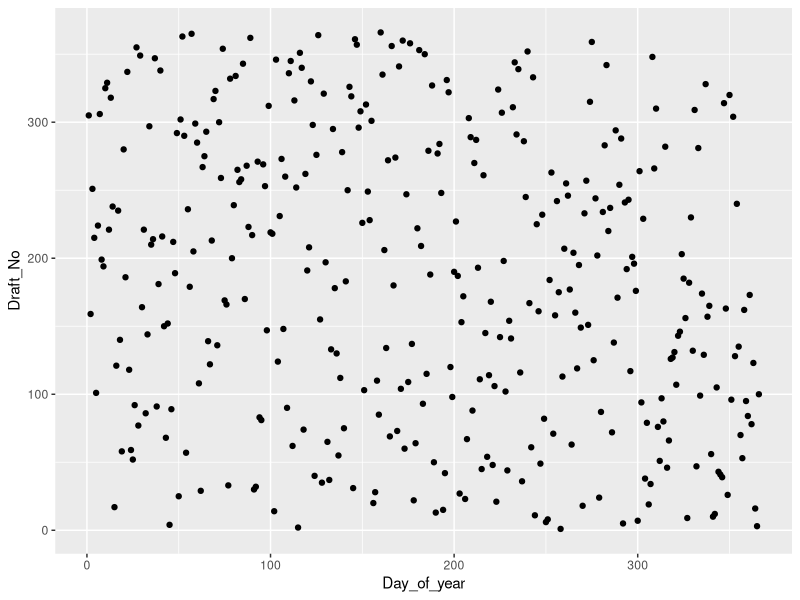
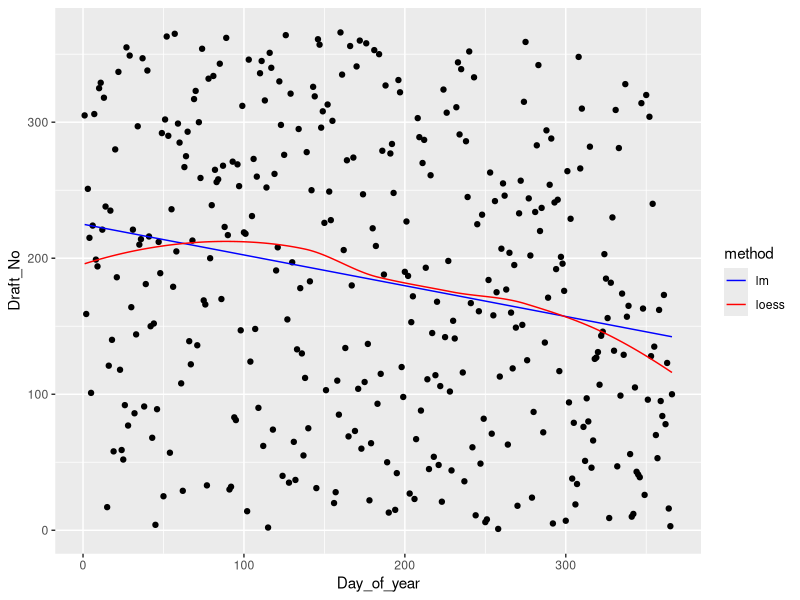
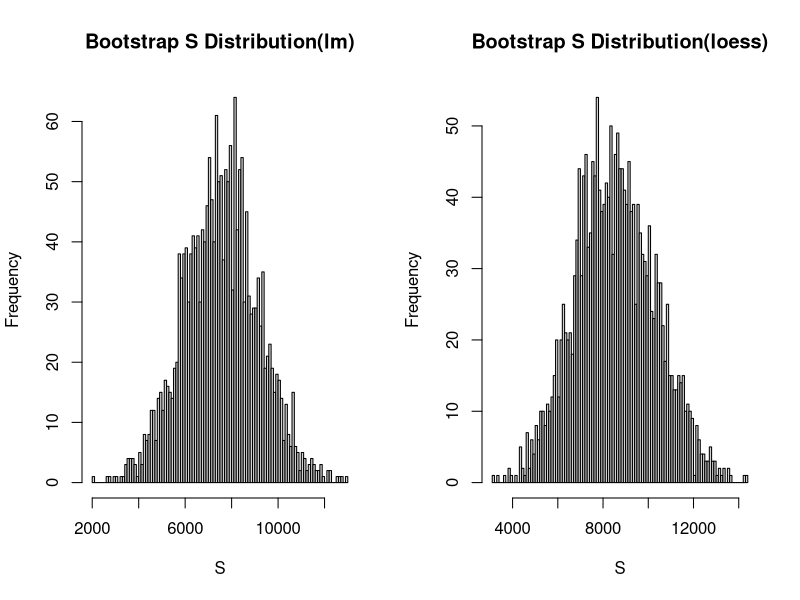

Source code (R) for these figures, in order: (Note: a time limit stopped this script after it produced the figures.)
## ---- chunk 1
########################## Init code for question 1 ############################
rm(list = ls())
library(ggplot2)
library(boot)
set.seed(12345)
## ---- chunk 2
################################## (1.1) #######################################

data <- read.csv("lottery.csv", sep = ";")

# Remove Month column since there is a Mo.Number column which is same as Month
data <- data[,4:5]


g_1_1 <- ggplot(data, aes(x = Day_of_year, y =Draft_No )) + geom_point()
g_1_1

## ---- chunk 3
################################## (1.2) #######################################

minimal_x <- min(data$Day_of_year)
maximum_x <- max(data$Day_of_year)

x_1_2 <- seq(minimal_x, maximum_x, 0.1)

# fit the data using linear regression
fit1_2_lm <- lm(Draft_No ~ Day_of_year, data = data)
#summary(fit1_2_lm)
y_1_2_lm <- predict(fit1_2_lm, newdata = data.frame(Day_of_year = x_1_2))

# fit using loess function
fit1_2_loess <- loess( Draft_No ~ Day_of_year, data = data, se = TRUE)
#summary(fit1_2_loess)
y_1_2_loess <- predict(fit1_2_loess, newdata = data.frame(Day_of_year = x_1_2))


# plot 2 predicted lines
data_1_2 <- data.frame(Day_of_year = x_1_2, y_lm = y_1_2_lm, y_loess = y_1_2_loess)

g_1_1 + geom_line(data = data_1_2, aes(x = Day_of_year, y = y_lm,colour="lm")) +
geom_line(data = data_1_2, aes(x = Day_of_year, y = y_loess, colour = "loess")) + 
scale_color_manual(name = "method", values = c("lm" = "blue", "loess" = "red"))
## ---- chunk 4
################################## (1.3) #######################################
# boot function fot lm
fun_lm_s <- function(formula,data,indices){
  d <- data[indices, ]
  lm_mod <- lm(formula, data = d)
  lm_val <- predict(lm_mod,
                    newdata = data.frame(Day_of_year = d$Day_of_year))
  s_lm <- sum(abs(lm_val - mean(d$Draft_No)))
  return(s_lm)
}

# boot function fot loess
fun_loess_s <- function(formula,data,indices){
  d <- data[indices, ]
  loess_mod <- loess(formula, data = d, se = TRUE)
  loess_val <- predict(loess_mod,
                    newdata = data.frame(Day_of_year = d$Day_of_year))
  s_loess <- sum(abs(loess_val - mean(d$Draft_No)))
  return(s_loess)
}

bootstrap_sample_number <- 2000

# bootstrap for linear regression
boot_samples_lm <- boot(data, statistic = fun_lm_s, R = bootstrap_sample_number, formula=Draft_No  ~ Day_of_year,parallel = "multicore")

boot_samples_loess <- boot(data, statistic = fun_loess_s, R = bootstrap_sample_number, formula=Draft_No  ~ Day_of_year,parallel = "multicore")

# calculate mean of bootstrap sample statistics
mean_boot_samples_lm <- mean(boot_samples_lm$t)
cat("mean of bootstrap sample statistics(lm) = ", mean_boot_samples_lm, "\n")
#mean of bootstrap sample statistics(lm) =  7646.339 

mean_boot_samples_loess <- mean(boot_samples_loess$t)
cat("mean of bootstrap sample statistics(loess) = ", mean_boot_samples_loess, "\n")
  
pvalue_lm = sum(boot_samples_lm$t >= boot_samples_lm$t0)/length(boot_samples_lm$t)
pvalue_loess = sum(boot_samples_loess$t >= boot_samples_loess$t0)/length(boot_samples_loess$t)

cat("p-value for linear regression = ", pvalue_lm, "\n")
cat("p-value for loess regression = ", pvalue_loess, "\n")

# plot 2 hist using 1*2 layout
par(mfrow = c(1,2))

# Plot the histogram of bootstrap sample statistics(lm)
hist(boot_samples_lm$t, main = "Bootstrap S Distribution(lm)", xlab = "S", breaks=100)

# Plot the histogram of bootstrap sample statistics(loess)
hist(boot_samples_loess$t, main = "Bootstrap S Distribution(loess)", xlab = "S", breaks=100)

## ---- chunk 5
test_hypothesis <- function(data, B = 2000) {

  # bootstrap samples
  bootstrap_samples_lm <- boot(data = data, statistic = fun_lm_s, R = B, 
                  formula=Draft_No  ~ Day_of_year,parallel = "multicore")
  bootstrap_samples_loess <- boot(data = data, statistic = fun_loess_s, R = B, 
                  formula=Draft_No  ~ Day_of_year,parallel = "multicore")

  # p-values
  pvalue_lm = sum(boot_samples_lm$t >= boot_samples_lm$t0)/length(boot_samples_lm$t)
  pvalue_loess = sum(boot_samples_loess$t >= boot_samples_loess$t0)/length(boot_samples_loess$t)
  
  mean_boot_samples_lm <- mean(boot_samples_lm$t)
  mean_boot_samples_loess <- mean(boot_samples_loess$t)

  result <- list(
    s_lm_value = mean_boot_samples_lm,
    p_lm_value = pvalue_lm,
    s_loess_value = mean_boot_samples_loess,
    p_loess_value = pvalue_loess
  )
  return(result)
}

## ---- chunk 6
################################## (1.5.a) #######################################
#(a) generate a dataset of the same dimensions as the original data. 

gen_df_1_5 <- function (k){
  df_1_5 <- data.frame(Day_of_year = 1:k, Draft_No = sample(min(data$Draft_No):max(data$Draft_No),1))

  df_1_5 <- rbind(data[k+1,],df_1_5)
  return(df_1_5)
}

## ---- chunk 7
################################## (1.5.b) #######################################
alpha <- 0.05
k <- 9
data_random <- gen_df_1_5(k)
result <- test_hypothesis(data = data_random)
cat("P-value(lm):", result$p_lm_value, "\n")
cat("P-value(loess):", result$p_loess_value, "\n")

## ---- chunk 8
#max_k = dim(data)[1]
max_k = 50

for(k in 10:max_k){
  if (k %% 3 != 0) {
    next
  }
  data_random <- gen_df_1_5(k)
  
  res <- test_hypothesis(data = data_random)
  # we only test p_loess_value here.
  if(result$p_loess_value <= alpha ){
    cat("Reject H0 Hypothesis","\n")
  }else{
    cat("Fail to Reject H0 Hypothesis","\n")
  }
}

## ---- chunk 9
########################## Init code for question 2 ############################
### Init Code
rm(list = ls())
library(ggplot2)
library(boot)
## ---- chunk 10
################################## (2.1) #######################################
data <- read.csv("prices1.csv", sep = ";")

g_2_1 <- ggplot(data, aes(x = SqFt, y = Price)) + geom_point()

# fit a linear regression model
fit2_1_lm <- lm(Price ~ SqFt, data = data)
summary(fit2_1_lm)

minimal_x <- min(data$SqFt)
maximum_x <- max(data$SqFt)

x_2_1_lm <- seq(minimal_x, maximum_x, 0.1)
y_2_1_lm <- predict(fit2_1_lm, newdata = data.frame(SqFt = x_2_1_lm))

data_2_1 <- data.frame(SqFt = x_2_1_lm, Price = y_2_1_lm)

g_2_1 + geom_line(data = data_2_1, aes(x = x_2_1_lm, y = y_2_1_lm), color = "red") 

## ---- chunk 11
rss_fun <- function(par,SqFt,Price) {

  a1 <- par[1]
  a2 <- par[2]
  b <- par[3]
  c <- par[4]
  
  predicted <- ifelse(SqFt > c, b + a1 * SqFt + a2 * (SqFt - c), b + a1 * SqFt)
  
  rss <- sum((Price - predicted)^2)
  return(rss)
}

c_func <- function(c, SqFt, Price) {
  # Init
  init_pars <- c(2, 0.1, 50,c)
  
  # Optimize using optim()
  result <- optim(par = init_pars, rss_fun, SqFt = SqFt, Price = Price)
  
  opt_pars <- result$par
  rss <- result$value
  
  return(list(c = opt_pars, params = opt_pars, rss = rss))
}


c <- 150
results <- c_func(c, SqFt = data$SqFt, Price = data$Price)
results
## ---- chunk 12
stat1 <- function(data,vn){
    data = as.data.frame(data[vn,])
    res <- c_func(c, SqFt = data$SqFt, Price = data$Price)
    return(res$param[4])
}

set.seed(12345)
res1 = boot(data, stat1, R=1000)
res1
## ---- chunk 13

print(boot.ci(res1)) 

# plot
plot(res1)
